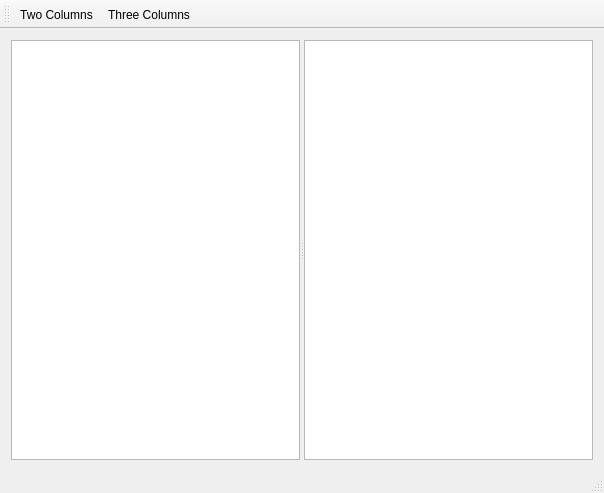
<?xml version="1.0" encoding="UTF-8"?>
<ui version="4.0">
 <class>MainWindow</class>
 <widget class="QMainWindow" name="MainWindow">
  <property name="geometry">
   <rect>
    <x>0</x>
    <y>0</y>
    <width>604</width>
    <height>493</height>
   </rect>
  </property>
  <property name="windowTitle">
   <string>Image Viewer</string>
  </property>
  <widget class="QWidget" name="centralWidget">
   <layout class="QVBoxLayout" name="verticalLayout">
    <item>
     <widget class="QSplitter" name="splitter">
      <property name="orientation">
       <enum>Qt::Horizontal</enum>
      </property>
      <widget class="QTreeView" name="treeView"/>
      <widget class="ImageListView" name="listView"/>
     </widget>
    </item>
   </layout>
  </widget>
  <widget class="QMenuBar" name="menuBar">
   <property name="geometry">
    <rect>
     <x>0</x>
     <y>0</y>
     <width>604</width>
     <height>26</height>
    </rect>
   </property>
  </widget>
  <widget class="QToolBar" name="mainToolBar">
   <property name="orientation">
    <enum>Qt::Horizontal</enum>
   </property>
   <property name="floatable">
    <bool>true</bool>
   </property>
   <attribute name="toolBarArea">
    <enum>TopToolBarArea</enum>
   </attribute>
   <attribute name="toolBarBreak">
    <bool>false</bool>
   </attribute>
   <addaction name="actionTwo_Columns"/>
   <addaction name="actionThree_Columns"/>
  </widget>
  <widget class="QStatusBar" name="statusBar"/>
  <action name="actionTwo_Columns">
   <property name="checkable">
    <bool>true</bool>
   </property>
   <property name="icon">
    <iconset resource="photoviewer.qrc">
     <normaloff>:/icons/two.png</normaloff>:/icons/two.png</iconset>
   </property>
   <property name="text">
    <string>Two Columns</string>
   </property>
  </action>
  <action name="actionThree_Columns">
   <property name="checkable">
    <bool>true</bool>
   </property>
   <property name="icon">
    <iconset resource="photoviewer.qrc">
     <normaloff>:/icons/three.png</normaloff>:/icons/three.png</iconset>
   </property>
   <property name="text">
    <string>Three Columns</string>
   </property>
  </action>
 </widget>
 <layoutdefault spacing="6" margin="11"/>
 <customwidgets>
  <customwidget>
   <class>ImageListView</class>
   <extends>QListView</extends>
   <header>imagelistview.h</header>
  </customwidget>
 </customwidgets>
 <resources>
  <include location="photoviewer.qrc"/>
 </resources>
 <connections/>
</ui>
